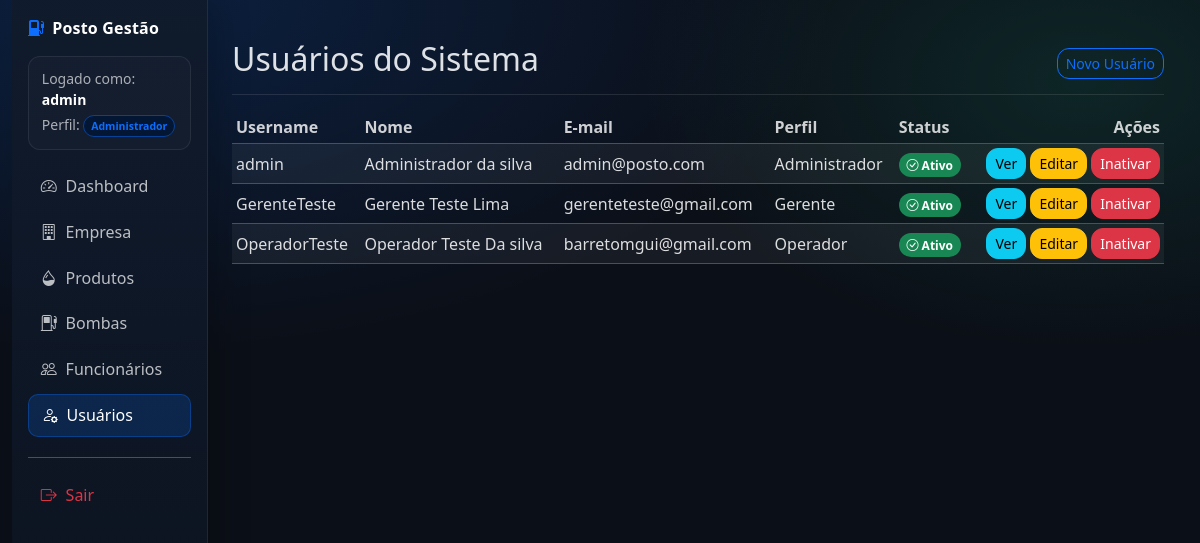
Page /usuarios/ (signed in) on the committed database.
### accounts/models.py (models this page shows, shortened)
class CustomUser(AbstractUser):
    PERFIL_CHOICES = (
        ('ADMIN', 'Administrador'),
        ('GERENTE', 'Gerente'),
        ('OPERADOR', 'Operador'),
    )
    nome_completo = models.CharField('Nome completo', max_length=255, default='')
    perfil = models.CharField(max_length=10, choices=PERFIL_CHOICES, default='OPERADOR')
    data_cadastro = models.DateTimeField(auto_now_add=True)
    REQUIRED_FIELDS = ["email", "nome_completo"]
    def get_full_name(self):
        return (self.nome_completo or '').strip()

### accounts/views.py (the view)
# urls.py: path('', views.UserListView.as_view(), name='user_list'),
class UserListView(LoginRequiredMixin, AdminRequiredMixin, PaginateBy20Mixin, ListView):
    model = CustomUser
    template_name = 'accounts/user_list.html'
    context_object_name = 'usuarios'
    ordering = ("-is_active", "nome_completo")

### core/mixins.py (called while the page is built)
    def test_func(self):
        return self.request.user.is_authenticated and self.request.user.perfil == 'ADMIN'

### accounts/templates/accounts/user_list.html (shortened to what this page needs)
{% extends 'base.html' %}
{% block content %}
<div class="d-flex justify-content-between flex-wrap flex-md-nowrap align-items-center pt-3 pb-2 mb-3 border-bottom">
    <h1 class="h2">Usuários do Sistema</h1>
    <div class="btn-toolbar mb-2 mb-md-0">
        <a href="{% url 'user_create' %}" class="btn btn-sm btn-outline-primary">Novo Usuário</a>
    </div>
</div>
<div class="table-responsive">
    <table class="table table-striped table-sm align-middle">
        <thead>
            <tr>
                <th>Username</th>
                <th>Nome</th>
                <th>E-mail</th>
                <th>Perfil</th>
                <th>Status</th>
                <th class="text-end">Ações</th>
            </tr>
        </thead>
        <tbody>
            {% for usuario in usuarios %}
            <tr class="{% if not usuario.is_active %}table-danger{% endif %}">
                <td>{{ usuario.username }}</td>
                <td>{{ usuario.nome_completo|default:usuario.get_full_name|default:"-" }}</td>
                <td>{{ usuario.email }}</td>
                <td>{{ usuario.get_perfil_display }}</td>
                <td>
                    {% if usuario.is_active %}
                        <span class="badge bg-success">
                            <i class="bi bi-check-circle"></i> Ativo
                        </span>
                    {% else %}
                        <span class="badge bg-danger">
                            <i class="bi bi-x-circle"></i> Inativo
                        </span>
                    {% endif %}
                </td>
                <td class="text-end">
                    <a href="{% url 'user_detail' usuario.pk %}" class="btn btn-sm btn-info">Ver</a>
                    <a href="{% url 'user_update' usuario.pk %}" class="btn btn-sm btn-warning">Editar</a>
                    <form action="{% url 'user_delete' usuario.pk %}" method="post" class="d-inline">
                        <button type="submit" class="btn btn-sm btn-danger"
                                onclick="return confirm('Tem certeza que deseja inativar este usuário?')">
                            Inativar
                        </button>
                    </form>
                </td>
            </tr>
            {% endfor %}
        </tbody>
    </table>
</div>
{% endblock %}

### templates/base.html (shortened to what this page needs)
{% load django_bootstrap5 %}
{% load static %}
<!DOCTYPE html>
<html lang="pt-br" data-bs-theme="dark">
<head>
    {% bootstrap_css %}
    <link rel="stylesheet" href="https://cdn.jsdelivr.net/npm/bootstrap-icons@1.11.3/font/bootstrap-icons.min.css">
    <link rel="stylesheet" href="{% static 'css/app.css' %}">
</head>
<body>
<div class="container-fluid app-shell">
    <div class="row g-0">
        {% if user.is_authenticated %}
        {% with current=request.resolver_match.url_name %}
        <aside class="col-md-3 col-lg-2 d-md-block sidebar p-3">
            <div class="d-flex align-items-center justify-content-between mb-3">
                <div class="brand text-white">
                    <i class="bi bi-fuel-pump-fill me-2 text-primary"></i>Posto Gestão
                </div>
            </div>
            <div class="small text-muted mb-3 user-chip">
                Logado como: <strong class="text-white">{{ user.username }}</strong>
                <div class="mt-1">
                    Perfil:
                    <span class="badge bg-primary-subtle text-primary border border-primary-subtle">
                        {{ user.get_perfil_display }}
                    </span>
                </div>
            </div>
            <ul class="nav nav-pills flex-column gap-1">
                <li class="nav-item">
                    <a href="{% url 'dashboard' %}" class="nav-link {% if current == 'dashboard' %}active{% endif %}">
                        <i class="bi bi-speedometer2"></i> Dashboard
                    </a>
                </li>
                {% if user.perfil != 'OPERADOR' %}
                <li class="nav-item">
                    <a href="{% url 'empresa_detail' %}" class="nav-link {% if current == 'empresa_detail' or current == 'empresa_create' or current == 'empresa_update' %}active{% endif %}">
                        <i class="bi bi-building"></i> Empresa
                    </a>
                </li>
                {% endif %}
                <li class="nav-item">
                    <a href="{% url 'produto_list' %}" class="nav-link {% if current == 'produto_list' or current == 'produto_create' or current == 'produto_update' %}active{% endif %}">
                        <i class="bi bi-droplet-half"></i> Produtos
                    </a>
                </li>
                <li class="nav-item">
                    <a href="{% url 'bomba_list' %}" class="nav-link {% if current == 'bomba_list' or current == 'bomba_create' or current == 'bomba_update' %}active{% endif %}">
                        <i class="bi bi-fuel-pump"></i> Bombas
                    </a>
                </li>
                <li class="nav-item">
                    <a href="{% url 'funcionario_list' %}" class="nav-link {% if current == 'funcionario_list' or current == 'funcionario_create' or current == 'funcionario_update' %}active{% endif %}">
                        <i class="bi bi-people"></i> Funcionários
                    </a>
                </li>
                {% if user.perfil == 'ADMIN' %}
                <li class="nav-item">
                    <a href="{% url 'user_list' %}" class="nav-link {% if current == 'user_list' or current == 'user_create' or current == 'user_update' %}active{% endif %}">
                        <i class="bi bi-person-gear"></i> Usuários
                    </a>
                </li>
                {% endif %}
                <li class="nav-item mt-3 pt-3 border-top app-border">
                    <form action="{% url 'logout' %}" method="post">
                        <button type="submit" class="nav-link w-100 text-start text-danger border-0 bg-transparent">
                            <i class="bi bi-box-arrow-right"></i> Sair
                        </button>
                    </form>
                </li>
            </ul>
        </aside>
        {% endwith %}
        <main class="col-md-9 col-lg-10 content">
        {% else %}
        <main class="col-12 content">
        {% endif %}
            {% block content %}{% endblock %}
        </main>
    </div>
</div>
</body>
</html>

### static/css/app.css (style rules this page uses)
:root { --app-bg: #0b0f17; --sidebar-bg: #0f1624; --card-bg: rgba(255,255,255,.04); --card-border: rgba(255,255,255,.10); --muted: rgba(255,255,255,.65); }
body { background: radial-gradient(1200px 600px at 10% 0%, rgba(13,110,253,.18), transparent 60%), radial-gradient(800px 500px at 90% 10%, rgba(32,201,151,.12), transparent 55%), var(--app-bg); }
.app-shell { min-height: 100vh; }
.sidebar { min-height: 100vh; background: linear-gradient(180deg, rgba(16,26,44,.98), rgba(12,18,30,.95)); border-right: 1px solid rgba(255,255,255,.08); box-shadow: 12px 0 30px rgba(0,0,0,.18); }
.sidebar .brand { font-weight: 700; letter-spacing: .2px; }
.user-chip { border: 1px solid rgba(255,255,255,.08); background: rgba(255,255,255,.02); border-radius: 12px; padding: .7rem .8rem; }
.sidebar .nav-link { color: rgba(255,255,255,.72); border-radius: 10px; padding: .55rem .8rem; display: flex; gap: .55rem; align-items: center; transition: all .2s ease; }
.sidebar .nav-link.active { background: rgba(13,110,253,.18); color: #fff; border: 1px solid rgba(13,110,253,.35); }
.content { padding: 24px; }
.table { --bs-table-bg: transparent; }
.table thead th { color: rgba(255,255,255,.8); }
.table tbody td { color: rgba(255,255,255,.85); }
.table tbody tr { transition: background-color .2s ease; }
.border-bottom { border-color: rgba(255,255,255,.10)!important; }
.text-muted { color: var(--muted)!important; }
.btn { border-radius: 12px; }
.badge { border-radius: 999px; padding: .45em .65em; font-weight: 600; }

### rows in the picture
CustomUser: username "admin", perfil "Administrador", nome_completo "Administrador da silva", email "admin@posto.com", is_active True (drawn)
CustomUser: username "GerenteTeste", nome_completo "Gerente Teste Lima", email "gerenteteste@gmail.com", perfil "Gerente", is_active True (drawn)
CustomUser: username "OperadorTeste", nome_completo "Operador Teste Da silva", email "barretomgui@gmail.com", perfil "Operador", is_active True (drawn)
